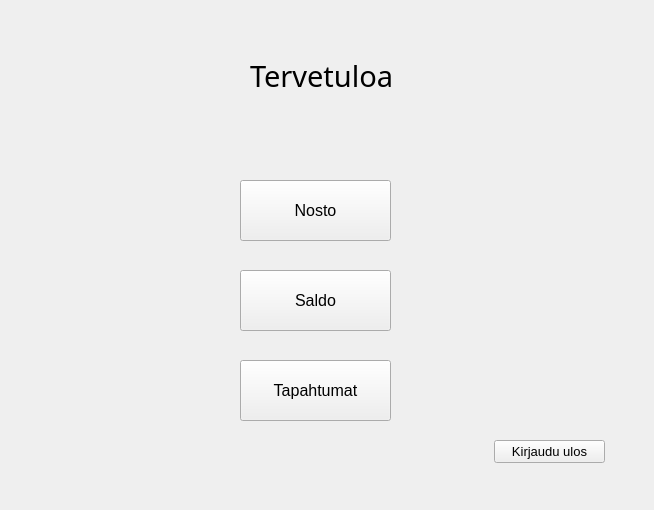
<?xml version="1.0" encoding="UTF-8"?>
<ui version="4.0">
 <class>menu</class>
 <widget class="QWidget" name="menu">
  <property name="geometry">
   <rect>
    <x>0</x>
    <y>0</y>
    <width>654</width>
    <height>510</height>
   </rect>
  </property>
  <property name="windowTitle">
   <string>Form</string>
  </property>
  <widget class="QPushButton" name="btnNosto">
   <property name="geometry">
    <rect>
     <x>240</x>
     <y>180</y>
     <width>151</width>
     <height>61</height>
    </rect>
   </property>
   <property name="font">
    <font>
     <pointsize>12</pointsize>
    </font>
   </property>
   <property name="text">
    <string>Nosto</string>
   </property>
  </widget>
  <widget class="QPushButton" name="btnSaldo">
   <property name="geometry">
    <rect>
     <x>240</x>
     <y>270</y>
     <width>151</width>
     <height>61</height>
    </rect>
   </property>
   <property name="font">
    <font>
     <pointsize>12</pointsize>
    </font>
   </property>
   <property name="text">
    <string>Saldo</string>
   </property>
  </widget>
  <widget class="QPushButton" name="btnTapahtumat">
   <property name="geometry">
    <rect>
     <x>240</x>
     <y>360</y>
     <width>151</width>
     <height>61</height>
    </rect>
   </property>
   <property name="font">
    <font>
     <pointsize>12</pointsize>
    </font>
   </property>
   <property name="text">
    <string>Tapahtumat</string>
   </property>
  </widget>
  <widget class="QPushButton" name="btnKirjauduulos">
   <property name="geometry">
    <rect>
     <x>494</x>
     <y>440</y>
     <width>111</width>
     <height>23</height>
    </rect>
   </property>
   <property name="font">
    <font>
     <pointsize>10</pointsize>
    </font>
   </property>
   <property name="text">
    <string>Kirjaudu ulos</string>
   </property>
  </widget>
  <widget class="QLabel" name="labelTervetuloa">
   <property name="geometry">
    <rect>
     <x>250</x>
     <y>40</y>
     <width>171</width>
     <height>71</height>
    </rect>
   </property>
   <property name="font">
    <font>
     <family>Sylfaen</family>
     <pointsize>22</pointsize>
    </font>
   </property>
   <property name="text">
    <string>Tervetuloa</string>
   </property>
  </widget>
 </widget>
 <resources/>
 <connections/>
</ui>
